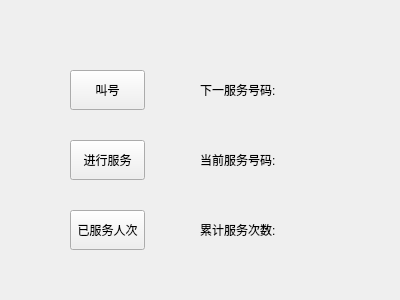
<?xml version="1.0" encoding="UTF-8"?>
<ui version="4.0">
 <class>System</class>
 <widget class="QMainWindow" name="System">
  <property name="geometry">
   <rect>
    <x>0</x>
    <y>0</y>
    <width>400</width>
    <height>300</height>
   </rect>
  </property>
  <property name="windowTitle">
   <string>叫号系统</string>
  </property>
  <widget class="QWidget" name="centralWidget">
   <widget class="QPushButton" name="call">
    <property name="geometry">
     <rect>
      <x>70</x>
      <y>70</y>
      <width>75</width>
      <height>40</height>
     </rect>
    </property>
    <property name="text">
     <string>叫号</string>
    </property>
   </widget>
   <widget class="QPushButton" name="count">
    <property name="geometry">
     <rect>
      <x>70</x>
      <y>210</y>
      <width>75</width>
      <height>40</height>
     </rect>
    </property>
    <property name="text">
     <string>已服务人次</string>
    </property>
   </widget>
   <widget class="QPushButton" name="serve">
    <property name="geometry">
     <rect>
      <x>70</x>
      <y>140</y>
      <width>75</width>
      <height>40</height>
     </rect>
    </property>
    <property name="text">
     <string>进行服务</string>
    </property>
   </widget>
   <widget class="QLabel" name="calling">
    <property name="geometry">
     <rect>
      <x>200</x>
      <y>80</y>
      <width>150</width>
      <height>20</height>
     </rect>
    </property>
    <property name="text">
     <string>下一服务号码:</string>
    </property>
   </widget>
   <widget class="QLabel" name="serving">
    <property name="geometry">
     <rect>
      <x>200</x>
      <y>150</y>
      <width>150</width>
      <height>20</height>
     </rect>
    </property>
    <property name="text">
     <string>当前服务号码:</string>
    </property>
   </widget>
   <widget class="QLabel" name="counting">
    <property name="geometry">
     <rect>
      <x>200</x>
      <y>220</y>
      <width>150</width>
      <height>20</height>
     </rect>
    </property>
    <property name="text">
     <string>累计服务次数:</string>
    </property>
   </widget>
  </widget>
 </widget>
 <layoutdefault spacing="6" margin="11"/>
 <resources/>
 <connections/>
</ui>
